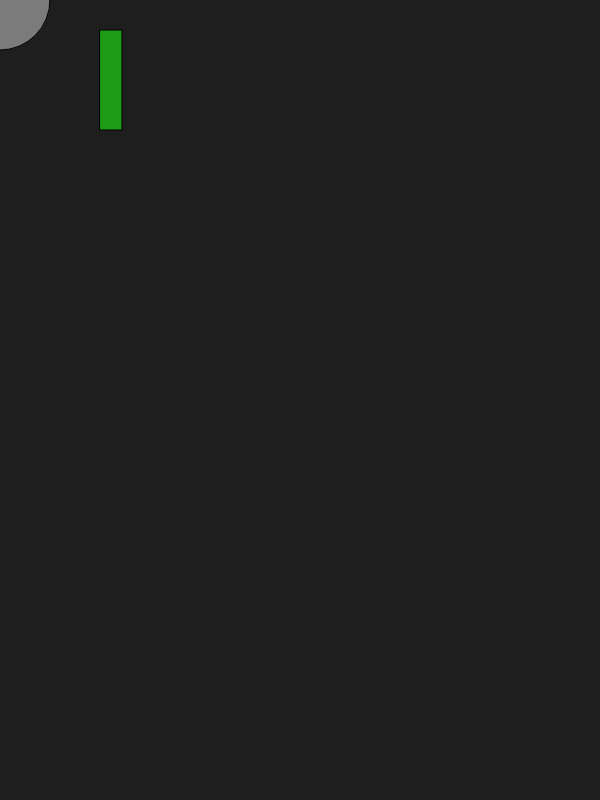
Frame 1 (no input)
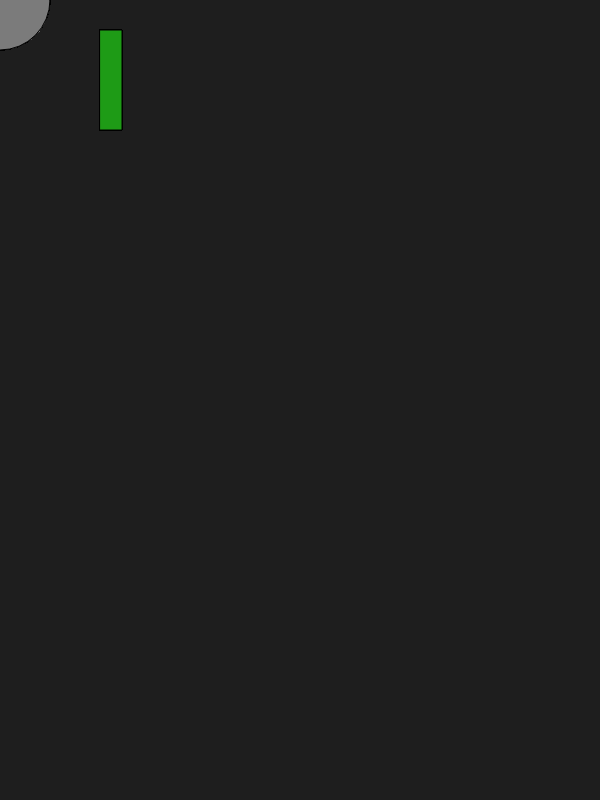
Frame 60 (no input)
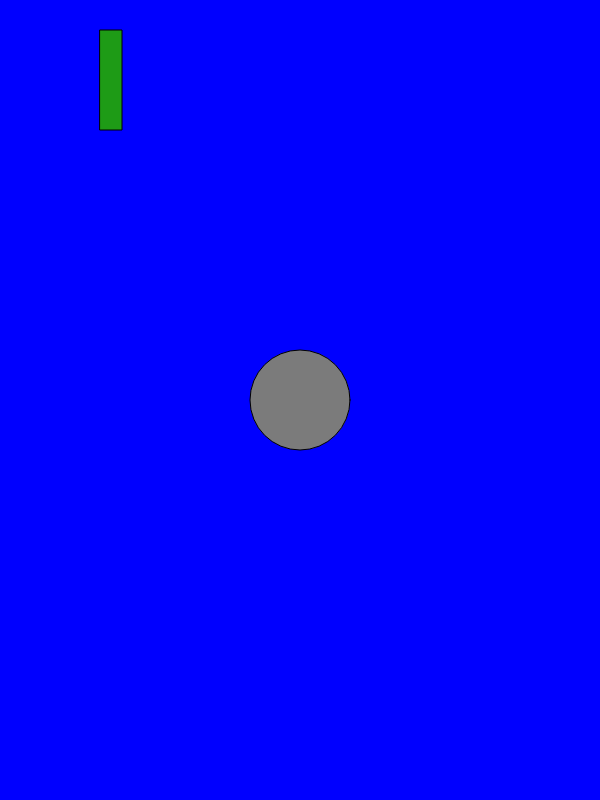
Frame 120 (the mouse pressed at the canvas centre since frame 60)

The p5.js sketch that drew these frames (run headless with seeded random() and noise() and a simulated clock; from frame 60 on, the mouse is pressed at the canvas centre):

// p5.js sketch
// ── sketch.js
var mind = 100;
var r = 30;
var g = 155;
var b = 22;

function setup() {
createCanvas(600,800);
background(30);

}
function draw(){
  if(mouseIsPressed){
    background('#0000ff');
  }else{
    fill('ff999f');
  }
 fill(123);
 ellipse(mouseX,mouseY,mind,100);
 fill(r,g,b);
 rect(100,30,22,mind);
}
